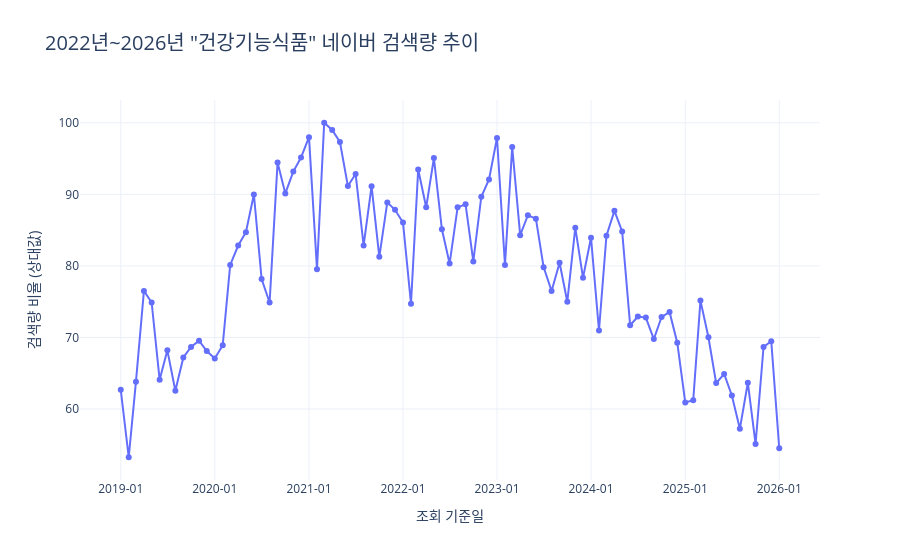

The notebook cell saved with this chart:
### Code cell
#KW: 건강기능 식품

import json
import requests
import pandas as pd
import plotly.express as px

# 1. 네이버 개발자 센터에서 발급받은 API 키 입력
CLIENT_ID = "iQYuA4jIAZWE78ZCH4p9" # 이미지 속 Client ID 입력
CLIENT_SECRET = "7MP3lY3dzz" # 이미지 속 Client Secret 입력 # 여기에 발급받은 Client Secret을 넣으세요

# 2. API 엔드포인트 설정
url = "https://openapi.naver.com/v1/datalab/search"

# 3. 요청 헤더 설정
headers = {
    "X-Naver-Client-Id": CLIENT_ID,
    "X-Naver-Client-Secret": CLIENT_SECRET,
    "Content-Type": "application/json"
}

# 4. 요청 파라미터 (2023년 ~ 2026년 데이터 설정)
body = {
    "startDate": "2019-01-01",
    "endDate": "2026-01-01",          # 2026년 현재 시점 반영
    "timeUnit": "month",               # 추이를 보기 쉽게 '월간'으로 설정
    "keywordGroups": [
        {
            "groupName": "건강기능식품",
            "keywords": ["건강기능식품"]
        }
    ]
}

# 5. API 요청 보내기
response = requests.post(url, headers=headers, data=json.dumps(body))

# 6. 데이터 가공 및 Plotly 시각화
if response.status_code == 200:
    res_json = response.json()
    
    # 결과 데이터에서 날짜와 비율(검색량) 추출
    data_list = res_json['results'][0]['data']
    
    # 판다스 데이터프레임으로 변환
    df = pd.DataFrame(data_list)
    df.columns = ['날짜', '검색량_비율']
    
    # Plotly가 날짜 축을 올바르게 인식하도록 데이터 타입 변환
    df['날짜'] = pd.to_datetime(df['날짜'])
    
    print("🎉 데이터 가져오기 성공!")
    print(df) # 상위 5개 데이터 미리보기

    # 🚨 본인의 데이터프레임 변수명에 맞게 설정하세요 (예: df_search, df_trend 등)
    target_df = df  
    
    # 지정된 규칙과 조건에 맞춘 CSV 저장 코드
    output_filename = "건강기능식픔KW.csv" # 필요시 파일명 변경 가능
    target_df.to_csv(output_filename, index=False, encoding="utf-8-sig")

    print(f"💾 성공적으로 파일이 저장되었습니다! 파일명: {output_filename}")
    
    # 7. Plotly를 이용한 인터랙티브 라인 차트 생성
    fig = px.line(
        df, 
        x='날짜', 
        y='검색량_비율', 
        title='2022년~2026년 "건강기능식품" 네이버 검색량 추이',
        labels={'날짜': '조회 기준일', '검색량_비율': '검색량 비율 (상대값)'},
        markers=True # 데이터 포인트마다 점 표시
    )
    
    # 그래프 스타일 및 레이아웃 미세 조정
    fig.update_layout(
        title_font_size=20,
        xaxis_tickformat='%Y-%m', # X축 날짜 형식을 '년-월'로 지정
        template='plotly_white',  # 깔끔한 흰색 배경 테마
        hovermode='x unified'     # 마우스를 올렸을 때 해당 시점의 데이터 팝업 강조
    )
    
    # Jupyter Notebook에 그래프 출력
    fig.show()

else:
    print(f"❌ API 요청 실패 (에러 코드: {response.status_code})")
    print(response.text)

### Figure 1 — Plotly figure (JSON) as saved in the notebook; plotly's stock layout.template omitted (floating-point values rounded to 4 significant figures)
{"data": [{"hovertemplate": "조회 기준일=%{x}<br>검색량 비율 (상대값)=%{y}<extra></extra>", "legendgroup": "", "line": {"color": "#636efa", "dash": "solid"}, "marker": {"symbol": "circle"}, "mode": "lines+markers", "name": "", "orientation": "v", "showlegend": false, "type": "scatter", "x": ["2019-01-01T00:00:00.000000000", "2019-02-01T00:00:00.000000000", "2019-03-01T00:00:00.000000000", "2019-04-01T00:00:00.000000000", "2019-05-01T00:00:00.000000000", "2019-06-01T00:00:00.000000000", "2019-07-01T00:00:00.000000000", "2019-08-01T00:00:00.000000000", "2019-09-01T00:00:00.000000000", "2019-10-01T00:00:00.000000000", "2019-11-01T00:00:00.000000000", "2019-12-01T00:00:00.000000000", "2020-01-01T00:00:00.000000000", "2020-02-01T00:00:00.000000000", "2020-03-01T00:00:00.000000000", "2020-04-01T00:00:00.000000000", "2020-05-01T00:00:00.000000000", "2020-06-01T00:00:00.000000000", "2020-07-01T00:00:00.000000000", "2020-08-01T00:00:00.000000000", "2020-09-01T00:00:00.000000000", "2020-10-01T00:00:00.000000000", "2020-11-01T00:00:00.000000000", "2020-12-01T00:00:00.000000000", "2021-01-01T00:00:00.000000000", "2021-02-01T00:00:00.000000000", "2021-03-01T00:00:00.000000000", "2021-04-01T00:00:00.000000000", "2021-05-01T00:00:00.000000000", "2021-06-01T00:00:00.000000000", "2021-07-01T00:00:00.000000000", "2021-08-01T00:00:00.000000000", "2021-09-01T00:00:00.000000000", "2021-10-01T00:00:00.000000000", "2021-11-01T00:00:00.000000000", "2021-12-01T00:00:00.000000000", "2022-01-01T00:00:00.000000000", "2022-02-01T00:00:00.000000000", "2022-03-01T00:00:00.000000000", "2022-04-01T00:00:00.000000000", "2022-05-01T00:00:00.000000000", "2022-06-01T00:00:00.000000000", "2022-07-01T00:00:00.000000000", "2022-08-01T00:00:00.000000000", "2022-09-01T00:00:00.000000000", "2022-10-01T00:00:00.000000000", "2022-11-01T00:00:00.000000000", "2022-12-01T00:00:00.000000000", "2023-01-01T00:00:00.000000000", "2023-02-01T00:00:00.000000000", "2023-03-01T00:00:00.000000000", "2023-04-01T00:00:00.000000000", "2023-05-01T00:00:00.000000000", "2023-06-01T00:00:00.000000000", "2023-07-01T00:00:00.000000000", "2023-08-01T00:00:00.000000000", "2023-09-01T00:00:00.000000000", "2023-10-01T00:00:00.000000000", "2023-11-01T00:00:00.000000000", "2023-12-01T00:00:00.000000000", "2024-01-01T00:00:00.000000000", "2024-02-01T00:00:00.000000000", "2024-03-01T00:00:00.000000000", "2024-04-01T00:00:00.000000000", "2024-05-01T00:00:00.000000000", "2024-06-01T00:00:00.000000000", "2024-07-01T00:00:00.000000000", "2024-08-01T00:00:00.000000000", "2024-09-01T00:00:00.000000000", "2024-10-01T00:00:00.000000000", "2024-11-01T00:00:00.000000000", "2024-12-01T00:00:00.000000000", "2025-01-01T00:00:00.000000000", "2025-02-01T00:00:00.000000000", "2025-03-01T00:00:00.000000000", "2025-04-01T00:00:00.000000000", "2025-05-01T00:00:00.000000000", "2025-06-01T00:00:00.000000000", "2025-07-01T00:00:00.000000000", "2025-08-01T00:00:00.000000000", "2025-09-01T00:00:00.000000000", "2025-10-01T00:00:00.000000000", "2025-11-01T00:00:00.000000000", "2025-12-01T00:00:00.000000000", "2026-01-01T00:00:00.000000000"], "xaxis": "x", "y": [62.69, 53.27, 63.8, 76.51, 74.88, 64.08, 68.2, 62.56, 67.2, 68.68, 69.55, 68.1, 67.06, 68.93, 80.14, 82.85, 84.71, 89.97, 78.18, 74.88, 94.46, 90.13, 93.17, 95.14, 97.99, 79.55, 100.0, 98.99, 97.33, 91.15, 92.84, 82.85, 91.13, 81.26, 88.87, 87.84, 86.06, 74.72, 93.48, 88.19, 95.07, 85.12, 80.32, 88.18, 88.61, 80.63, 89.66, 92.08, 97.88, 80.12, 96.6, 84.3, 87.08, 86.6, 79.83, 76.5, 80.45, 74.99, 85.35, 78.34, 83.94, 70.98, 84.21, 87.69, 84.82, 71.71, 72.93, 72.78, 69.78, 72.86, 73.57, 69.27, 60.92, 61.24, 75.15, 70.04, 63.63, 64.9, 61.9, 57.24, 63.68, 55.12, 68.67, 69.47, 54.53], "yaxis": "y"}], "layout": {"hovermode": "x unified", "legend": {"tracegroupgap": 0}, "title": {"font": {"size": 20}, "text": "2022년~2026년 \"건강기능식품\" 네이버 검색량 추이"}, "xaxis": {"anchor": "y", "domain": [0, 1], "tickformat": "%Y-%m", "title": {"text": "조회 기준일"}}, "yaxis": {"anchor": "x", "domain": [0, 1], "title": {"text": "검색량 비율 (상대값)"}}}}
